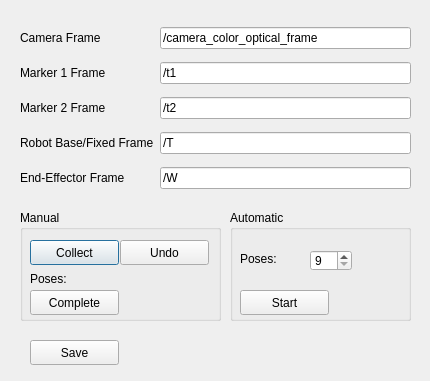
<?xml version="1.0" encoding="UTF-8"?>
<ui version="4.0">
 <class>HandeyeDialog</class>
 <widget class="QDialog" name="HandeyeDialog">
  <property name="geometry">
   <rect>
    <x>0</x>
    <y>0</y>
    <width>430</width>
    <height>381</height>
   </rect>
  </property>
  <property name="windowTitle">
   <string>RegistrationDialog</string>
  </property>
  <widget class="QWidget" name="gridLayoutWidget">
   <property name="geometry">
    <rect>
     <x>20</x>
     <y>20</y>
     <width>391</width>
     <height>181</height>
    </rect>
   </property>
   <layout class="QGridLayout" name="gridLayout">
    <item row="1" column="1">
     <widget class="QLineEdit" name="lineEdit_frame_marker1">
      <property name="text">
       <string>/t1</string>
      </property>
     </widget>
    </item>
    <item row="0" column="1">
     <widget class="QLineEdit" name="lineEdit_frame_camera">
      <property name="text">
       <string>/camera_color_optical_frame</string>
      </property>
     </widget>
    </item>
    <item row="2" column="1">
     <widget class="QLineEdit" name="lineEdit_frame_marker2">
      <property name="text">
       <string>/t2</string>
      </property>
     </widget>
    </item>
    <item row="1" column="0">
     <widget class="QLabel" name="label_object">
      <property name="text">
       <string>Marker 1 Frame</string>
      </property>
     </widget>
    </item>
    <item row="4" column="0">
     <widget class="QLabel" name="label_end_effector">
      <property name="text">
       <string>End-Effector Frame</string>
      </property>
     </widget>
    </item>
    <item row="3" column="1">
     <widget class="QLineEdit" name="lineEdit_frame_tool">
      <property name="text">
       <string>/T</string>
      </property>
     </widget>
    </item>
    <item row="0" column="0">
     <widget class="QLabel" name="label_camera">
      <property name="text">
       <string>Camera Frame</string>
      </property>
     </widget>
    </item>
    <item row="4" column="1">
     <widget class="QLineEdit" name="lineEdit_frame_robot_hand">
      <property name="text">
       <string>/W</string>
      </property>
     </widget>
    </item>
    <item row="2" column="0">
     <widget class="QLabel" name="label_robot_base">
      <property name="text">
       <string>Marker 2 Frame</string>
      </property>
     </widget>
    </item>
    <item row="3" column="0">
     <widget class="QLabel" name="label_end_effector_2">
      <property name="text">
       <string>Robot Base/Fixed Frame</string>
      </property>
     </widget>
    </item>
   </layout>
  </widget>
  <widget class="QGroupBox" name="groupBox_manual">
   <property name="geometry">
    <rect>
     <x>20</x>
     <y>210</y>
     <width>201</width>
     <height>111</height>
    </rect>
   </property>
   <property name="title">
    <string>Manual</string>
   </property>
   <widget class="QPushButton" name="pushButton_collect">
    <property name="geometry">
     <rect>
      <x>10</x>
      <y>30</y>
      <width>89</width>
      <height>25</height>
     </rect>
    </property>
    <property name="text">
     <string>Collect</string>
    </property>
   </widget>
   <widget class="QPushButton" name="pushButton_undo">
    <property name="geometry">
     <rect>
      <x>100</x>
      <y>30</y>
      <width>89</width>
      <height>25</height>
     </rect>
    </property>
    <property name="text">
     <string>Undo</string>
    </property>
   </widget>
   <widget class="QPushButton" name="pushButton_complete">
    <property name="geometry">
     <rect>
      <x>10</x>
      <y>80</y>
      <width>89</width>
      <height>25</height>
     </rect>
    </property>
    <property name="text">
     <string>Complete</string>
    </property>
   </widget>
   <widget class="QLabel" name="label_poses_manual">
    <property name="geometry">
     <rect>
      <x>10</x>
      <y>60</y>
      <width>67</width>
      <height>17</height>
     </rect>
    </property>
    <property name="text">
     <string>Poses:</string>
    </property>
   </widget>
   <widget class="QLabel" name="label_pose_count">
    <property name="geometry">
     <rect>
      <x>80</x>
      <y>60</y>
      <width>67</width>
      <height>17</height>
     </rect>
    </property>
    <property name="text">
     <string/>
    </property>
   </widget>
  </widget>
  <widget class="QGroupBox" name="groupBox_auto">
   <property name="geometry">
    <rect>
     <x>230</x>
     <y>210</y>
     <width>181</width>
     <height>111</height>
    </rect>
   </property>
   <property name="title">
    <string>Automatic</string>
   </property>
   <widget class="QLabel" name="label_poses_auto">
    <property name="geometry">
     <rect>
      <x>10</x>
      <y>40</y>
      <width>67</width>
      <height>17</height>
     </rect>
    </property>
    <property name="text">
     <string>Poses:</string>
    </property>
   </widget>
   <widget class="QSpinBox" name="spinBox_pose_count">
    <property name="geometry">
     <rect>
      <x>80</x>
      <y>40</y>
      <width>42</width>
      <height>21</height>
     </rect>
    </property>
    <property name="minimum">
     <number>9</number>
    </property>
    <property name="maximum">
     <number>30</number>
    </property>
   </widget>
   <widget class="QPushButton" name="pushButton_auto_start">
    <property name="geometry">
     <rect>
      <x>10</x>
      <y>80</y>
      <width>89</width>
      <height>25</height>
     </rect>
    </property>
    <property name="text">
     <string>Start</string>
    </property>
   </widget>
  </widget>
  <widget class="QPushButton" name="pushButton_save">
   <property name="geometry">
    <rect>
     <x>30</x>
     <y>340</y>
     <width>89</width>
     <height>25</height>
    </rect>
   </property>
   <property name="text">
    <string>Save</string>
   </property>
  </widget>
 </widget>
 <resources/>
 <connections/>
</ui>
